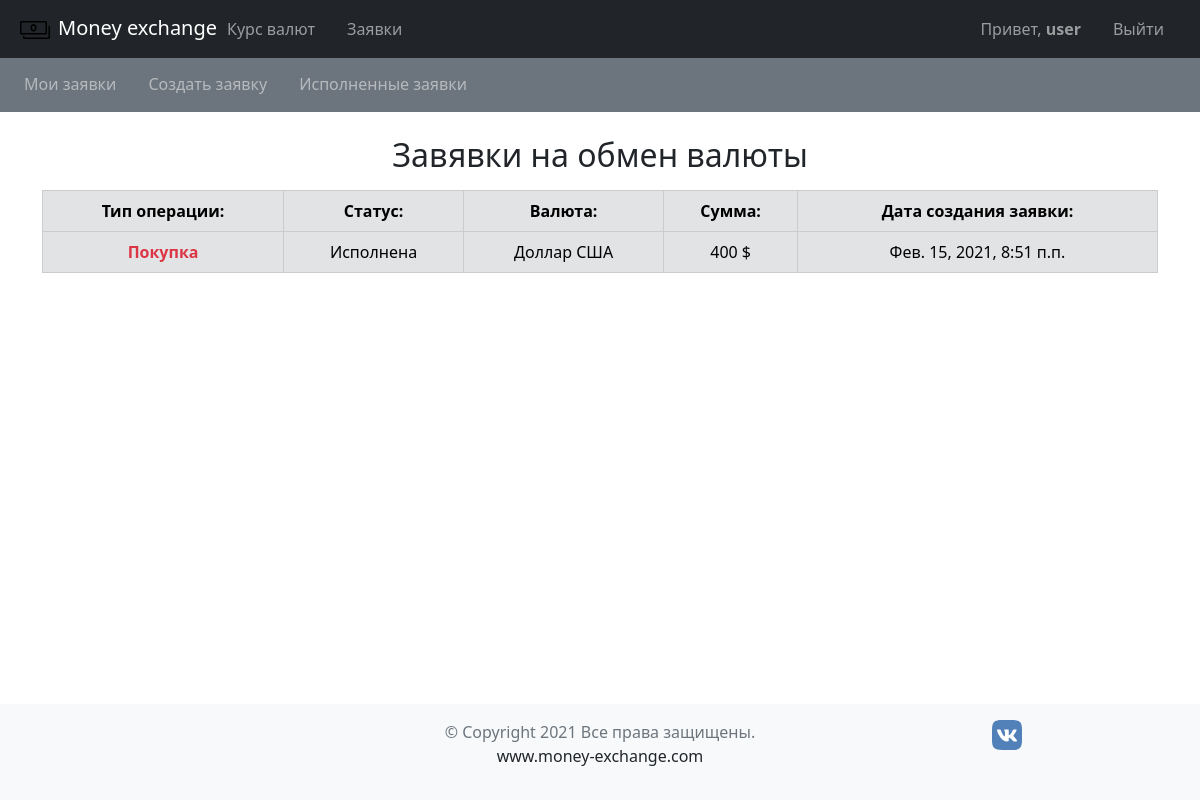
/orders/complete_orders/ (signed in), run on the app's committed database.
### users/models.py (models this page shows)
class User(AbstractUser):
    name_regex = RegexValidator(
        regex=r'^[a-zA-Zа-яА-Я]{2,20}$',
        message="Некорректное значение, используете буквы А-я, A-z"
        )
    phone_regex = RegexValidator(
        regex=r'^\+?1?\d{8,12}$',
        message="Некорректный номер телефона"
        )
    document_id_regex = RegexValidator(
        regex=r'^\d{7,15}$',
        message="Некорректный номер документа (7-15 цифр)"
        )
    first_name = models.CharField(
        verbose_name='Имя',
        max_length=20, blank=False,
        null=False, validators=[name_regex]
        )
    last_name = models.CharField(
        verbose_name='Фамилия',
        max_length=20, blank=False,
        null=False, validators=[name_regex]
        )
    phone_number = models.CharField(
        verbose_name='Номер телефона',
        unique=True, validators=[phone_regex],
        max_length=12, blank=False
        )
    document_id = models.CharField(
        validators=(document_id_regex,),
        verbose_name='Номер документа',
        unique=True, max_length=20
        )
    gender = models.CharField(
        verbose_name='Пол',
        choices=GEN_CHOICES, max_length=10, blank=False,
        null=False, default='Мужчина'
        )
    email = models.EmailField(
        unique=True, blank=False, null=False,
        )
    class Meta:
        verbose_name = 'Пользователь'
        verbose_name_plural = 'Пользователи'
        db_table = 'auth_user'

### orders/models.py (models this page shows, shortened)
class Operation(models.Model):
    order = models.OneToOneField(
        Order,
        on_delete=models.CASCADE,
        verbose_name='Заказ'
        )
    operator = models.ForeignKey(
        'users.User',
        on_delete=models.SET_NULL, null=True,
        verbose_name='Оператор'
        )
    rate = models.PositiveIntegerField(
        verbose_name='Курс валюты'
        )
    update_at = models.DateTimeField(
        auto_now=True,
        editable=False,
        verbose_name='Дата обработки заявки'
        )
    status = models.CharField(
        choices=OPERATION_STATUS,
        auto_created='created', max_length=20,
        verbose_name='Статус операции'
        )
    class Meta():
        verbose_name = 'Операция'
        verbose_name_plural = 'Операции'

class Order(models.Model):
    user = models.ForeignKey(
        'users.User',
        on_delete=models.SET_NULL, null=True,
        verbose_name='Пользователь'
        )
    currency = models.ForeignKey(
        'currency.Currency',
        on_delete=models.SET_NULL, null=True,
        verbose_name='Валюта'
        )
    amount = models.PositiveIntegerField(
        verbose_name='Сумма',
        )
    created_at = models.DateTimeField(
        auto_now_add=True,
        editable=False, verbose_name='Дата заявки'
        )
    operation_type = models.CharField(
        max_length=10,
        choices=TYPE_STATUS, verbose_name='Тип операции'
        )
    class Meta():
        verbose_name = 'Заказ'
        verbose_name_plural = 'Заказы'

### currency/models.py (models this page shows, shortened)
class Currency(models.Model):
    name = models.CharField(
        max_length=30, unique=True,
        verbose_name='Наименование'
        )
    short_name = models.CharField(
        max_length=20, unique=True,
        verbose_name='Короткое наименование'
        )
    symbol = models.CharField(
        max_length=20, unique=True,
        verbose_name='Символ'
        )
    rate_sell = models.FloatField(
        default=1, verbose_name='Курс продажи'
        )
    rate_buy = models.FloatField(
        default=1, verbose_name='Курс покупки')
    class Meta():
        verbose_name = 'Валюта'
        verbose_name_plural = 'Валюта'

### orders/views.py (the view)
# urls.py: path('complete_orders/', views.get_complete_orders, name='get_complete_orders'),
@login_required
def get_complete_orders(request):
    operations = Operation.objects.filter(order__user=request.user.pk).filter(status='accept')
    return render(request, 'orders/complete_orders.html', {'operations': operations})

### templates/orders/complete_orders.html (shortened to what this page needs)
{% extends "base.html" %}
{% block content %}
{% include "inc/_ordersmenu.html" %}
<div class="container">
  <h2 class="mt-4 text-center">Завявки на обмен валюты</h2>
  <table class="table mt-3 table-secondary table-bordered text-center">
    <thead class="text-center">
      <tr>
        <th scope="col">Тип операции:</th>
        <th scope="col">Статус:</th>
        <th scope="col">Валюта:</th>
        <th scope="col">Сумма:</th>
        <th scope="col">Дата создания заявки:</th>
      </tr>
    </thead>
{% for operation in operations %}
  <tbody>
    <tr>
      {% if operation.order.operation_type == "Продажа" %}
      <th class='text-success'>Продажа
      {% else %}
      <th class='text-danger'>Покупка
      {% endif %}</th>
      <td>{{operation.get_status_display}}</td>
      <td>{{operation.order.currency.name}}</td>
      <td>{{operation.order.amount}} {{operation.order.currency.symbol}}</td>
      <td>{{operation.order.created_at}}</td>
    </tr>
  </tbody>
{% endfor %}
  </table>
</div>
{% endblock content %}

### templates/inc/_navbar.html (shortened to what this page needs)
  <nav class="navbar navbar-expand-md navbar-dark fixed-top bg-dark">
    <div class="container-fluid">
        <a class="navbar-brand" href=" {% url "index" %}">
          {% load static %}
          <img src="{% static "img/money.svg"%}"  height=30 width=30 class="mx-2 img-fluid">Money exchange
        </a>
      <div class="collapse navbar-collapse" id="navbarCollapse">
        <ul class="navbar-nav mb-2 mb-md-0 mx-2">
          <li class="nav-item mx-2">
            <a class="nav-link" href="{% url "currency_rate" %}">Курс валют</a>
          </li>
          {% if perms.orders.add_order %}
          <li class="nav-item mx-2">
            <a class="nav-link" href="{% url "get_my_orders" %}">Заявки</a>
          </li>
          {% endif %}
        </ul>
        <ul class="navbar-nav ms-auto mb-2 mb-md-0 mx-2">
          {% if user.is_authenticated %}
          <li class="nav-item mx-2">
            <a href="{% url "user_settings" %}" class="nav-link">Привет, <b> {{user.username}} </b></a>
          </li>
          <li class="nav-item mx-2">
            <a href="{% url "user_logout" %}" class="nav-link">Выйти</a>
          </li>
          {% else %}
          <li class="nav-item mx-2">
            <a href="{% url "signin" %}" class="nav-link">Авторизация</a>
          </li>
          {% endif %}
        </ul>
      </div>
    </div>
  </nav>

### data on the page
Operation: shows "Покупка", status "Исполнена", order.currency.name "Доллар США", order.amount "400", order.currency.symbol "$", order.created_at "Фев. 15, 2021, 8:51 п.п."

### other printed values
{{ user.username }} "user"
